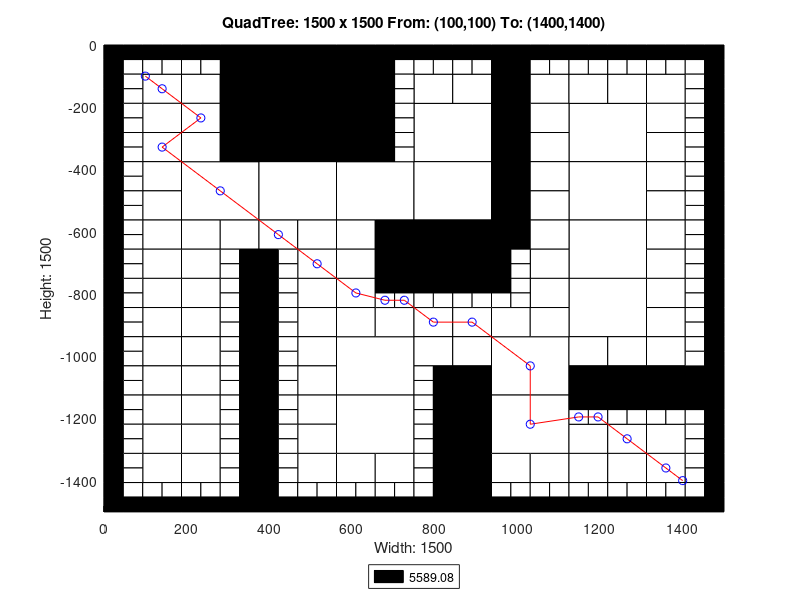

MATLAB code for this plot:
axis([0 1500 -1500 0]);
title('QuadTree: 1500 x 1500 From: (100,100) To: (1400,1400)');
xlabel('Width: 1500');
ylabel('Height: 1500');
rectangle('Position',[375 -187.5 187.5 187.5], 'FaceColor',[0 0 0]);
rectangle('Position',[375 -375 187.5 187.5], 'FaceColor',[0 0 0]);
rectangle('Position',[187.5 -562.5 187.5 187.5], 'FaceColor',[1 1 1]);
rectangle('Position',[375 -562.5 187.5 187.5], 'FaceColor',[1 1 1]);
rectangle('Position',[562.5 -562.5 187.5 187.5], 'FaceColor',[1 1 1]);
rectangle('Position',[750 -375 187.5 187.5], 'FaceColor',[1 1 1]);
rectangle('Position',[1125 -375 187.5 187.5], 'FaceColor',[1 1 1]);
rectangle('Position',[750 -562.5 187.5 187.5], 'FaceColor',[1 1 1]);
rectangle('Position',[750 -750 187.5 187.5], 'FaceColor',[0 0 0]);
rectangle('Position',[1125 -562.5 187.5 187.5], 'FaceColor',[1 1 1]);
rectangle('Position',[1125 -750 187.5 187.5], 'FaceColor',[1 1 1]);
rectangle('Position',[562.5 -1125 187.5 187.5], 'FaceColor',[1 1 1]);
rectangle('Position',[562.5 -1312.5 187.5 187.5], 'FaceColor',[1 1 1]);
rectangle('Position',[937.5 -1125 187.5 187.5], 'FaceColor',[1 1 1]);
rectangle('Position',[1125 -937.5 187.5 187.5], 'FaceColor',[1 1 1]);
rectangle('Position',[937.5 -1312.5 187.5 187.5], 'FaceColor',[1 1 1]);
rectangle('Position',[93.75 -187.5 93.75 93.75], 'FaceColor',[1 1 1]);
rectangle('Position',[281.25 -93.75 93.75 93.75], 'FaceColor',[0 0 0]);
rectangle('Position',[187.5 -187.5 93.75 93.75], 'FaceColor',[1 1 1]);
rectangle('Position',[281.25 -187.5 93.75 93.75], 'FaceColor',[0 0 0]);
rectangle('Position',[93.75 -281.25 93.75 93.75], 'FaceColor',[1 1 1]);
rectangle('Position',[93.75 -375 93.75 93.75], 'FaceColor',[1 1 1]);
rectangle('Position',[187.5 -281.25 93.75 93.75], 'FaceColor',[1 1 1]);
rectangle('Position',[281.25 -281.25 93.75 93.75], 'FaceColor',[0 0 0]);
rectangle('Position',[187.5 -375 93.75 93.75], 'FaceColor',[1 1 1]);
rectangle('Position',[281.25 -375 93.75 93.75], 'FaceColor',[0 0 0]);
rectangle('Position',[562.5 -93.75 93.75 93.75], 'FaceColor',[0 0 0]);
rectangle('Position',[562.5 -187.5 93.75 93.75], 'FaceColor',[0 0 0]);
rectangle('Position',[562.5 -281.25 93.75 93.75], 'FaceColor',[0 0 0]);
rectangle('Position',[562.5 -375 93.75 93.75], 'FaceColor',[0 0 0]);
rectangle('Position',[93.75 -468.75 93.75 93.75], 'FaceColor',[1 1 1]);
rectangle('Position',[93.75 -562.5 93.75 93.75], 'FaceColor',[1 1 1]);
rectangle('Position',[93.75 -656.25 93.75 93.75], 'FaceColor',[1 1 1]);
rectangle('Position',[93.75 -750 93.75 93.75], 'FaceColor',[1 1 1]);
rectangle('Position',[187.5 -656.25 93.75 93.75], 'FaceColor',[1 1 1]);
rectangle('Position',[281.25 -656.25 93.75 93.75], 'FaceColor',[1 1 1]);
rectangle('Position',[187.5 -750 93.75 93.75], 'FaceColor',[1 1 1]);
rectangle('Position',[375 -656.25 93.75 93.75], 'FaceColor',[1 1 1]);
rectangle('Position',[468.75 -656.25 93.75 93.75], 'FaceColor',[1 1 1]);
rectangle('Position',[468.75 -750 93.75 93.75], 'FaceColor',[1 1 1]);
rectangle('Position',[562.5 -656.25 93.75 93.75], 'FaceColor',[1 1 1]);
rectangle('Position',[656.25 -656.25 93.75 93.75], 'FaceColor',[0 0 0]);
rectangle('Position',[562.5 -750 93.75 93.75], 'FaceColor',[1 1 1]);
rectangle('Position',[656.25 -750 93.75 93.75], 'FaceColor',[0 0 0]);
rectangle('Position',[750 -187.5 93.75 93.75], 'FaceColor',[1 1 1]);
rectangle('Position',[843.75 -187.5 93.75 93.75], 'FaceColor',[1 1 1]);
rectangle('Position',[937.5 -93.75 93.75 93.75], 'FaceColor',[0 0 0]);
rectangle('Position',[937.5 -187.5 93.75 93.75], 'FaceColor',[0 0 0]);
rectangle('Position',[1031.25 -187.5 93.75 93.75], 'FaceColor',[1 1 1]);
rectangle('Position',[937.5 -281.25 93.75 93.75], 'FaceColor',[0 0 0]);
rectangle('Position',[1031.25 -281.25 93.75 93.75], 'FaceColor',[1 1 1]);
rectangle('Position',[937.5 -375 93.75 93.75], 'FaceColor',[0 0 0]);
rectangle('Position',[1031.25 -375 93.75 93.75], 'FaceColor',[1 1 1]);
rectangle('Position',[1125 -187.5 93.75 93.75], 'FaceColor',[1 1 1]);
rectangle('Position',[1218.75 -187.5 93.75 93.75], 'FaceColor',[1 1 1]);
rectangle('Position',[1312.5 -187.5 93.75 93.75], 'FaceColor',[1 1 1]);
rectangle('Position',[1312.5 -281.25 93.75 93.75], 'FaceColor',[1 1 1]);
rectangle('Position',[1312.5 -375 93.75 93.75], 'FaceColor',[1 1 1]);
rectangle('Position',[937.5 -468.75 93.75 93.75], 'FaceColor',[0 0 0]);
rectangle('Position',[1031.25 -468.75 93.75 93.75], 'FaceColor',[1 1 1]);
rectangle('Position',[937.5 -562.5 93.75 93.75], 'FaceColor',[0 0 0]);
rectangle('Position',[1031.25 -562.5 93.75 93.75], 'FaceColor',[1 1 1]);
rectangle('Position',[937.5 -656.25 93.75 93.75], 'FaceColor',[0 0 0]);
rectangle('Position',[1031.25 -656.25 93.75 93.75], 'FaceColor',[1 1 1]);
rectangle('Position',[1031.25 -750 93.75 93.75], 'FaceColor',[1 1 1]);
rectangle('Position',[1312.5 -468.75 93.75 93.75], 'FaceColor',[1 1 1]);
rectangle('Position',[1312.5 -562.5 93.75 93.75], 'FaceColor',[1 1 1]);
rectangle('Position',[1312.5 -656.25 93.75 93.75], 'FaceColor',[1 1 1]);
rectangle('Position',[1312.5 -750 93.75 93.75], 'FaceColor',[1 1 1]);
rectangle('Position',[93.75 -843.75 93.75 93.75], 'FaceColor',[1 1 1]);
rectangle('Position',[93.75 -937.5 93.75 93.75], 'FaceColor',[1 1 1]);
rectangle('Position',[187.5 -843.75 93.75 93.75], 'FaceColor',[1 1 1]);
rectangle('Position',[187.5 -937.5 93.75 93.75], 'FaceColor',[1 1 1]);
rectangle('Position',[93.75 -1031.25 93.75 93.75], 'FaceColor',[1 1 1]);
rectangle('Position',[93.75 -1125 93.75 93.75], 'FaceColor',[1 1 1]);
rectangle('Position',[187.5 -1031.25 93.75 93.75], 'FaceColor',[1 1 1]);
rectangle('Position',[187.5 -1125 93.75 93.75], 'FaceColor',[1 1 1]);
rectangle('Position',[468.75 -843.75 93.75 93.75], 'FaceColor',[1 1 1]);
rectangle('Position',[468.75 -937.5 93.75 93.75], 'FaceColor',[1 1 1]);
rectangle('Position',[562.5 -843.75 93.75 93.75], 'FaceColor',[1 1 1]);
rectangle('Position',[562.5 -937.5 93.75 93.75], 'FaceColor',[1 1 1]);
rectangle('Position',[656.25 -937.5 93.75 93.75], 'FaceColor',[1 1 1]);
rectangle('Position',[468.75 -1031.25 93.75 93.75], 'FaceColor',[1 1 1]);
rectangle('Position',[468.75 -1125 93.75 93.75], 'FaceColor',[1 1 1]);
rectangle('Position',[93.75 -1218.75 93.75 93.75], 'FaceColor',[1 1 1]);
rectangle('Position',[93.75 -1312.5 93.75 93.75], 'FaceColor',[1 1 1]);
rectangle('Position',[187.5 -1218.75 93.75 93.75], 'FaceColor',[1 1 1]);
rectangle('Position',[187.5 -1312.5 93.75 93.75], 'FaceColor',[1 1 1]);
rectangle('Position',[93.75 -1406.25 93.75 93.75], 'FaceColor',[1 1 1]);
rectangle('Position',[187.5 -1406.25 93.75 93.75], 'FaceColor',[1 1 1]);
rectangle('Position',[468.75 -1218.75 93.75 93.75], 'FaceColor',[1 1 1]);
rectangle('Position',[468.75 -1312.5 93.75 93.75], 'FaceColor',[1 1 1]);
rectangle('Position',[468.75 -1406.25 93.75 93.75], 'FaceColor',[1 1 1]);
rectangle('Position',[562.5 -1406.25 93.75 93.75], 'FaceColor',[1 1 1]);
rectangle('Position',[656.25 -1406.25 93.75 93.75], 'FaceColor',[1 1 1]);
rectangle('Position',[750 -937.5 93.75 93.75], 'FaceColor',[1 1 1]);
rectangle('Position',[843.75 -937.5 93.75 93.75], 'FaceColor',[1 1 1]);
rectangle('Position',[1031.25 -843.75 93.75 93.75], 'FaceColor',[1 1 1]);
rectangle('Position',[937.5 -937.5 93.75 93.75], 'FaceColor',[1 1 1]);
rectangle('Position',[1031.25 -937.5 93.75 93.75], 'FaceColor',[1 1 1]);
rectangle('Position',[750 -1031.25 93.75 93.75], 'FaceColor',[1 1 1]);
rectangle('Position',[843.75 -1031.25 93.75 93.75], 'FaceColor',[1 1 1]);
rectangle('Position',[843.75 -1125 93.75 93.75], 'FaceColor',[0 0 0]);
rectangle('Position',[1312.5 -843.75 93.75 93.75], 'FaceColor',[1 1 1]);
rectangle('Position',[1312.5 -937.5 93.75 93.75], 'FaceColor',[1 1 1]);
rectangle('Position',[1125 -1031.25 93.75 93.75], 'FaceColor',[1 1 1]);
rectangle('Position',[1218.75 -1031.25 93.75 93.75], 'FaceColor',[1 1 1]);
rectangle('Position',[1125 -1125 93.75 93.75], 'FaceColor',[0 0 0]);
rectangle('Position',[1218.75 -1125 93.75 93.75], 'FaceColor',[0 0 0]);
rectangle('Position',[1312.5 -1031.25 93.75 93.75], 'FaceColor',[1 1 1]);
rectangle('Position',[1312.5 -1125 93.75 93.75], 'FaceColor',[0 0 0]);
rectangle('Position',[1406.25 -1125 93.75 93.75], 'FaceColor',[0 0 0]);
rectangle('Position',[843.75 -1218.75 93.75 93.75], 'FaceColor',[0 0 0]);
rectangle('Position',[843.75 -1312.5 93.75 93.75], 'FaceColor',[0 0 0]);
rectangle('Position',[843.75 -1406.25 93.75 93.75], 'FaceColor',[0 0 0]);
rectangle('Position',[843.75 -1500 93.75 93.75], 'FaceColor',[0 0 0]);
rectangle('Position',[937.5 -1406.25 93.75 93.75], 'FaceColor',[1 1 1]);
rectangle('Position',[1031.25 -1406.25 93.75 93.75], 'FaceColor',[1 1 1]);
rectangle('Position',[1125 -1312.5 93.75 93.75], 'FaceColor',[1 1 1]);
rectangle('Position',[1218.75 -1312.5 93.75 93.75], 'FaceColor',[1 1 1]);
rectangle('Position',[1312.5 -1312.5 93.75 93.75], 'FaceColor',[1 1 1]);
rectangle('Position',[1125 -1406.25 93.75 93.75], 'FaceColor',[1 1 1]);
rectangle('Position',[1218.75 -1406.25 93.75 93.75], 'FaceColor',[1 1 1]);
rectangle('Position',[1312.5 -1406.25 93.75 93.75], 'FaceColor',[1 1 1]);
rectangle('Position',[0 -46.875 46.875 46.875], 'FaceColor',[0 0 0]);
rectangle('Position',[46.875 -46.875 46.875 46.875], 'FaceColor',[0 0 0]);
rectangle('Position',[0 -93.75 46.875 46.875], 'FaceColor',[0 0 0]);
rectangle('Position',[46.875 -93.75 46.875 46.875], 'FaceColor',[1 1 1]);
rectangle('Position',[93.75 -46.875 46.875 46.875], 'FaceColor',[0 0 0]);
rectangle('Position',[140.625 -46.875 46.875 46.875], 'FaceColor',[0 0 0]);
rectangle('Position',[93.75 -93.75 46.875 46.875], 'FaceColor',[1 1 1]);
rectangle('Position',[140.625 -93.75 46.875 46.875], 'FaceColor',[1 1 1]);
rectangle('Position',[0 -140.625 46.875 46.875], 'FaceColor',[0 0 0]);
rectangle('Position',[46.875 -140.625 46.875 46.875], 'FaceColor',[1 1 1]);
rectangle('Position',[0 -187.5 46.875 46.875], 'FaceColor',[0 0 0]);
rectangle('Position',[46.875 -187.5 46.875 46.875], 'FaceColor',[1 1 1]);
rectangle('Position',[187.5 -46.875 46.875 46.875], 'FaceColor',[0 0 0]);
rectangle('Position',[234.375 -46.875 46.875 46.875], 'FaceColor',[0 0 0]);
rectangle('Position',[187.5 -93.75 46.875 46.875], 'FaceColor',[1 1 1]);
rectangle('Position',[234.375 -93.75 46.875 46.875], 'FaceColor',[1 1 1]);
rectangle('Position',[0 -234.375 46.875 46.875], 'FaceColor',[0 0 0]);
rectangle('Position',[46.875 -234.375 46.875 46.875], 'FaceColor',[1 1 1]);
rectangle('Position',[0 -281.25 46.875 46.875], 'FaceColor',[0 0 0]);
rectangle('Position',[46.875 -281.25 46.875 46.875], 'FaceColor',[1 1 1]);
rectangle('Position',[0 -328.125 46.875 46.875], 'FaceColor',[0 0 0]);
rectangle('Position',[46.875 -328.125 46.875 46.875], 'FaceColor',[1 1 1]);
rectangle('Position',[0 -375 46.875 46.875], 'FaceColor',[0 0 0]);
rectangle('Position',[46.875 -375 46.875 46.875], 'FaceColor',[1 1 1]);
rectangle('Position',[656.25 -46.875 46.875 46.875], 'FaceColor',[0 0 0]);
rectangle('Position',[703.125 -46.875 46.875 46.875], 'FaceColor',[0 0 0]);
rectangle('Position',[656.25 -93.75 46.875 46.875], 'FaceColor',[0 0 0]);
rectangle('Position',[703.125 -93.75 46.875 46.875], 'FaceColor',[1 1 1]);
rectangle('Position',[656.25 -140.625 46.875 46.875], 'FaceColor',[0 0 0]);
rectangle('Position',[703.125 -140.625 46.875 46.875], 'FaceColor',[1 1 1]);
rectangle('Position',[656.25 -187.5 46.875 46.875], 'FaceColor',[0 0 0]);
rectangle('Position',[703.125 -187.5 46.875 46.875], 'FaceColor',[1 1 1]);
rectangle('Position',[656.25 -234.375 46.875 46.875], 'FaceColor',[0 0 0]);
rectangle('Position',[703.125 -234.375 46.875 46.875], 'FaceColor',[1 1 1]);
rectangle('Position',[656.25 -281.25 46.875 46.875], 'FaceColor',[0 0 0]);
rectangle('Position',[703.125 -281.25 46.875 46.875], 'FaceColor',[1 1 1]);
rectangle('Position',[656.25 -328.125 46.875 46.875], 'FaceColor',[0 0 0]);
rectangle('Position',[703.125 -328.125 46.875 46.875], 'FaceColor',[1 1 1]);
rectangle('Position',[656.25 -375 46.875 46.875], 'FaceColor',[0 0 0]);
rectangle('Position',[703.125 -375 46.875 46.875], 'FaceColor',[1 1 1]);
rectangle('Position',[0 -421.875 46.875 46.875], 'FaceColor',[0 0 0]);
rectangle('Position',[46.875 -421.875 46.875 46.875], 'FaceColor',[1 1 1]);
rectangle('Position',[0 -468.75 46.875 46.875], 'FaceColor',[0 0 0]);
rectangle('Position',[46.875 -468.75 46.875 46.875], 'FaceColor',[1 1 1]);
rectangle('Position',[0 -515.625 46.875 46.875], 'FaceColor',[0 0 0]);
rectangle('Position',[46.875 -515.625 46.875 46.875], 'FaceColor',[1 1 1]);
rectangle('Position',[0 -562.5 46.875 46.875], 'FaceColor',[0 0 0]);
rectangle('Position',[46.875 -562.5 46.875 46.875], 'FaceColor',[1 1 1]);
rectangle('Position',[0 -609.375 46.875 46.875], 'FaceColor',[0 0 0]);
rectangle('Position',[46.875 -609.375 46.875 46.875], 'FaceColor',[1 1 1]);
rectangle('Position',[0 -656.25 46.875 46.875], 'FaceColor',[0 0 0]);
rectangle('Position',[46.875 -656.25 46.875 46.875], 'FaceColor',[1 1 1]);
rectangle('Position',[0 -703.125 46.875 46.875], 'FaceColor',[0 0 0]);
rectangle('Position',[46.875 -703.125 46.875 46.875], 'FaceColor',[1 1 1]);
rectangle('Position',[0 -750 46.875 46.875], 'FaceColor',[0 0 0]);
rectangle('Position',[46.875 -750 46.875 46.875], 'FaceColor',[1 1 1]);
rectangle('Position',[281.25 -703.125 46.875 46.875], 'FaceColor',[1 1 1]);
rectangle('Position',[328.125 -703.125 46.875 46.875], 'FaceColor',[0 0 0]);
rectangle('Position',[281.25 -750 46.875 46.875], 'FaceColor',[1 1 1]);
rectangle('Position',[328.125 -750 46.875 46.875], 'FaceColor',[0 0 0]);
rectangle('Position',[375 -703.125 46.875 46.875], 'FaceColor',[0 0 0]);
rectangle('Position',[421.875 -703.125 46.875 46.875], 'FaceColor',[1 1 1]);
rectangle('Position',[375 -750 46.875 46.875], 'FaceColor',[0 0 0]);
rectangle('Position',[421.875 -750 46.875 46.875], 'FaceColor',[1 1 1]);
rectangle('Position',[750 -46.875 46.875 46.875], 'FaceColor',[0 0 0]);
rectangle('Position',[796.875 -46.875 46.875 46.875], 'FaceColor',[0 0 0]);
rectangle('Position',[750 -93.75 46.875 46.875], 'FaceColor',[1 1 1]);
rectangle('Position',[796.875 -93.75 46.875 46.875], 'FaceColor',[1 1 1]);
rectangle('Position',[843.75 -46.875 46.875 46.875], 'FaceColor',[0 0 0]);
rectangle('Position',[890.625 -46.875 46.875 46.875], 'FaceColor',[0 0 0]);
rectangle('Position',[843.75 -93.75 46.875 46.875], 'FaceColor',[1 1 1]);
rectangle('Position',[890.625 -93.75 46.875 46.875], 'FaceColor',[1 1 1]);
rectangle('Position',[1031.25 -46.875 46.875 46.875], 'FaceColor',[0 0 0]);
rectangle('Position',[1078.12 -46.875 46.875 46.875], 'FaceColor',[0 0 0]);
rectangle('Position',[1031.25 -93.75 46.875 46.875], 'FaceColor',[1 1 1]);
rectangle('Position',[1078.12 -93.75 46.875 46.875], 'FaceColor',[1 1 1]);
rectangle('Position',[1125 -46.875 46.875 46.875], 'FaceColor',[0 0 0]);
rectangle('Position',[1171.88 -46.875 46.875 46.875], 'FaceColor',[0 0 0]);
rectangle('Position',[1125 -93.75 46.875 46.875], 'FaceColor',[1 1 1]);
rectangle('Position',[1171.88 -93.75 46.875 46.875], 'FaceColor',[1 1 1]);
rectangle('Position',[1218.75 -46.875 46.875 46.875], 'FaceColor',[0 0 0]);
rectangle('Position',[1265.62 -46.875 46.875 46.875], 'FaceColor',[0 0 0]);
rectangle('Position',[1218.75 -93.75 46.875 46.875], 'FaceColor',[1 1 1]);
rectangle('Position',[1265.62 -93.75 46.875 46.875], 'FaceColor',[1 1 1]);
rectangle('Position',[1312.5 -46.875 46.875 46.875], 'FaceColor',[0 0 0]);
rectangle('Position',[1359.38 -46.875 46.875 46.875], 'FaceColor',[0 0 0]);
rectangle('Position',[1312.5 -93.75 46.875 46.875], 'FaceColor',[1 1 1]);
rectangle('Position',[1359.38 -93.75 46.875 46.875], 'FaceColor',[1 1 1]);
rectangle('Position',[1406.25 -46.875 46.875 46.875], 'FaceColor',[0 0 0]);
rectangle('Position',[1453.12 -46.875 46.875 46.875], 'FaceColor',[0 0 0]);
rectangle('Position',[1406.25 -93.75 46.875 46.875], 'FaceColor',[1 1 1]);
rectangle('Position',[1453.12 -93.75 46.875 46.875], 'FaceColor',[0 0 0]);
rectangle('Position',[1406.25 -140.625 46.875 46.875], 'FaceColor',[1 1 1]);
rectangle('Position',[1453.12 -140.625 46.875 46.875], 'FaceColor',[0 0 0]);
rectangle('Position',[1406.25 -187.5 46.875 46.875], 'FaceColor',[1 1 1]);
rectangle('Position',[1453.12 -187.5 46.875 46.875], 'FaceColor',[0 0 0]);
rectangle('Position',[1406.25 -234.375 46.875 46.875], 'FaceColor',[1 1 1]);
rectangle('Position',[1453.12 -234.375 46.875 46.875], 'FaceColor',[0 0 0]);
rectangle('Position',[1406.25 -281.25 46.875 46.875], 'FaceColor',[1 1 1]);
rectangle('Position',[1453.12 -281.25 46.875 46.875], 'FaceColor',[0 0 0]);
rectangle('Position',[1406.25 -328.125 46.875 46.875], 'FaceColor',[1 1 1]);
rectangle('Position',[1453.12 -328.125 46.875 46.875], 'FaceColor',[0 0 0]);
rectangle('Position',[1406.25 -375 46.875 46.875], 'FaceColor',[1 1 1]);
rectangle('Position',[1453.12 -375 46.875 46.875], 'FaceColor',[0 0 0]);
rectangle('Position',[937.5 -703.125 46.875 46.875], 'FaceColor',[0 0 0]);
rectangle('Position',[984.375 -703.125 46.875 46.875], 'FaceColor',[1 1 1]);
rectangle('Position',[937.5 -750 46.875 46.875], 'FaceColor',[0 0 0]);
rectangle('Position',[984.375 -750 46.875 46.875], 'FaceColor',[1 1 1]);
rectangle('Position',[1406.25 -421.875 46.875 46.875], 'FaceColor',[1 1 1]);
rectangle('Position',[1453.12 -421.875 46.875 46.875], 'FaceColor',[0 0 0]);
rectangle('Position',[1406.25 -468.75 46.875 46.875], 'FaceColor',[1 1 1]);
rectangle('Position',[1453.12 -468.75 46.875 46.875], 'FaceColor',[0 0 0]);
rectangle('Position',[1406.25 -515.625 46.875 46.875], 'FaceColor',[1 1 1]);
rectangle('Position',[1453.12 -515.625 46.875 46.875], 'FaceColor',[0 0 0]);
rectangle('Position',[1406.25 -562.5 46.875 46.875], 'FaceColor',[1 1 1]);
rectangle('Position',[1453.12 -562.5 46.875 46.875], 'FaceColor',[0 0 0]);
rectangle('Position',[1406.25 -609.375 46.875 46.875], 'FaceColor',[1 1 1]);
rectangle('Position',[1453.12 -609.375 46.875 46.875], 'FaceColor',[0 0 0]);
rectangle('Position',[1406.25 -656.25 46.875 46.875], 'FaceColor',[1 1 1]);
rectangle('Position',[1453.12 -656.25 46.875 46.875], 'FaceColor',[0 0 0]);
rectangle('Position',[1406.25 -703.125 46.875 46.875], 'FaceColor',[1 1 1]);
rectangle('Position',[1453.12 -703.125 46.875 46.875], 'FaceColor',[0 0 0]);
rectangle('Position',[1406.25 -750 46.875 46.875], 'FaceColor',[1 1 1]);
rectangle('Position',[1453.12 -750 46.875 46.875], 'FaceColor',[0 0 0]);
rectangle('Position',[0 -796.875 46.875 46.875], 'FaceColor',[0 0 0]);
rectangle('Position',[46.875 -796.875 46.875 46.875], 'FaceColor',[1 1 1]);
rectangle('Position',[0 -843.75 46.875 46.875], 'FaceColor',[0 0 0]);
rectangle('Position',[46.875 -843.75 46.875 46.875], 'FaceColor',[1 1 1]);
rectangle('Position',[0 -890.625 46.875 46.875], 'FaceColor',[0 0 0]);
rectangle('Position',[46.875 -890.625 46.875 46.875], 'FaceColor',[1 1 1]);
rectangle('Position',[0 -937.5 46.875 46.875], 'FaceColor',[0 0 0]);
rectangle('Position',[46.875 -937.5 46.875 46.875], 'FaceColor',[1 1 1]);
rectangle('Position',[281.25 -796.875 46.875 46.875], 'FaceColor',[1 1 1]);
rectangle('Position',[328.125 -796.875 46.875 46.875], 'FaceColor',[0 0 0]);
rectangle('Position',[281.25 -843.75 46.875 46.875], 'FaceColor',[1 1 1]);
rectangle('Position',[328.125 -843.75 46.875 46.875], 'FaceColor',[0 0 0]);
rectangle('Position',[281.25 -890.625 46.875 46.875], 'FaceColor',[1 1 1]);
rectangle('Position',[328.125 -890.625 46.875 46.875], 'FaceColor',[0 0 0]);
rectangle('Position',[281.25 -937.5 46.875 46.875], 'FaceColor',[1 1 1]);
rectangle('Position',[328.125 -937.5 46.875 46.875], 'FaceColor',[0 0 0]);
rectangle('Position',[0 -984.375 46.875 46.875], 'FaceColor',[0 0 0]);
rectangle('Position',[46.875 -984.375 46.875 46.875], 'FaceColor',[1 1 1]);
rectangle('Position',[0 -1031.25 46.875 46.875], 'FaceColor',[0 0 0]);
rectangle('Position',[46.875 -1031.25 46.875 46.875], 'FaceColor',[1 1 1]);
rectangle('Position',[0 -1078.12 46.875 46.875], 'FaceColor',[0 0 0]);
rectangle('Position',[46.875 -1078.12 46.875 46.875], 'FaceColor',[1 1 1]);
rectangle('Position',[0 -1125 46.875 46.875], 'FaceColor',[0 0 0]);
rectangle('Position',[46.875 -1125 46.875 46.875], 'FaceColor',[1 1 1]);
rectangle('Position',[281.25 -984.375 46.875 46.875], 'FaceColor',[1 1 1]);
rectangle('Position',[328.125 -984.375 46.875 46.875], 'FaceColor',[0 0 0]);
rectangle('Position',[281.25 -1031.25 46.875 46.875], 'FaceColor',[1 1 1]);
rectangle('Position',[328.125 -1031.25 46.875 46.875], 'FaceColor',[0 0 0]);
rectangle('Position',[281.25 -1078.12 46.875 46.875], 'FaceColor',[1 1 1]);
rectangle('Position',[328.125 -1078.12 46.875 46.875], 'FaceColor',[0 0 0]);
rectangle('Position',[281.25 -1125 46.875 46.875], 'FaceColor',[1 1 1]);
rectangle('Position',[328.125 -1125 46.875 46.875], 'FaceColor',[0 0 0]);
rectangle('Position',[375 -796.875 46.875 46.875], 'FaceColor',[0 0 0]);
rectangle('Position',[421.875 -796.875 46.875 46.875], 'FaceColor',[1 1 1]);
rectangle('Position',[375 -843.75 46.875 46.875], 'FaceColor',[0 0 0]);
rectangle('Position',[421.875 -843.75 46.875 46.875], 'FaceColor',[1 1 1]);
rectangle('Position',[375 -890.625 46.875 46.875], 'FaceColor',[0 0 0]);
rectangle('Position',[421.875 -890.625 46.875 46.875], 'FaceColor',[1 1 1]);
rectangle('Position',[375 -937.5 46.875 46.875], 'FaceColor',[0 0 0]);
rectangle('Position',[421.875 -937.5 46.875 46.875], 'FaceColor',[1 1 1]);
rectangle('Position',[656.25 -796.875 46.875 46.875], 'FaceColor',[0 0 0]);
rectangle('Position',[703.125 -796.875 46.875 46.875], 'FaceColor',[0 0 0]);
rectangle('Position',[656.25 -843.75 46.875 46.875], 'FaceColor',[1 1 1]);
rectangle('Position',[703.125 -843.75 46.875 46.875], 'FaceColor',[1 1 1]);
rectangle('Position',[375 -984.375 46.875 46.875], 'FaceColor',[0 0 0]);
rectangle('Position',[421.875 -984.375 46.875 46.875], 'FaceColor',[1 1 1]);
rectangle('Position',[375 -1031.25 46.875 46.875], 'FaceColor',[0 0 0]);
rectangle('Position',[421.875 -1031.25 46.875 46.875], 'FaceColor',[1 1 1]);
rectangle('Position',[375 -1078.12 46.875 46.875], 'FaceColor',[0 0 0]);
rectangle('Position',[421.875 -1078.12 46.875 46.875], 'FaceColor',[1 1 1]);
rectangle('Position',[375 -1125 46.875 46.875], 'FaceColor',[0 0 0]);
rectangle('Position',[421.875 -1125 46.875 46.875], 'FaceColor',[1 1 1]);
rectangle('Position',[0 -1171.88 46.875 46.875], 'FaceColor',[0 0 0]);
rectangle('Position',[46.875 -1171.88 46.875 46.875], 'FaceColor',[1 1 1]);
rectangle('Position',[0 -1218.75 46.875 46.875], 'FaceColor',[0 0 0]);
rectangle('Position',[46.875 -1218.75 46.875 46.875], 'FaceColor',[1 1 1]);
rectangle('Position',[0 -1265.62 46.875 46.875], 'FaceColor',[0 0 0]);
rectangle('Position',[46.875 -1265.62 46.875 46.875], 'FaceColor',[1 1 1]);
rectangle('Position',[0 -1312.5 46.875 46.875], 'FaceColor',[0 0 0]);
rectangle('Position',[46.875 -1312.5 46.875 46.875], 'FaceColor',[1 1 1]);
rectangle('Position',[281.25 -1171.88 46.875 46.875], 'FaceColor',[1 1 1]);
rectangle('Position',[328.125 -1171.88 46.875 46.875], 'FaceColor',[0 0 0]);
rectangle('Position',[281.25 -1218.75 46.875 46.875], 'FaceColor',[1 1 1]);
rectangle('Position',[328.125 -1218.75 46.875 46.875], 'FaceColor',[0 0 0]);
rectangle('Position',[281.25 -1265.62 46.875 46.875], 'FaceColor',[1 1 1]);
rectangle('Position',[328.125 -1265.62 46.875 46.875], 'FaceColor',[0 0 0]);
rectangle('Position',[281.25 -1312.5 46.875 46.875], 'FaceColor',[1 1 1]);
rectangle('Position',[328.125 -1312.5 46.875 46.875], 'FaceColor',[0 0 0]);
rectangle('Position',[0 -1359.38 46.875 46.875], 'FaceColor',[0 0 0]);
rectangle('Position',[46.875 -1359.38 46.875 46.875], 'FaceColor',[1 1 1]);
rectangle('Position',[0 -1406.25 46.875 46.875], 'FaceColor',[0 0 0]);
rectangle('Position',[46.875 -1406.25 46.875 46.875], 'FaceColor',[1 1 1]);
rectangle('Position',[0 -1453.12 46.875 46.875], 'FaceColor',[0 0 0]);
rectangle('Position',[46.875 -1453.12 46.875 46.875], 'FaceColor',[1 1 1]);
rectangle('Position',[0 -1500 46.875 46.875], 'FaceColor',[0 0 0]);
rectangle('Position',[46.875 -1500 46.875 46.875], 'FaceColor',[0 0 0]);
rectangle('Position',[93.75 -1453.12 46.875 46.875], 'FaceColor',[1 1 1]);
rectangle('Position',[140.625 -1453.12 46.875 46.875], 'FaceColor',[1 1 1]);
rectangle('Position',[93.75 -1500 46.875 46.875], 'FaceColor',[0 0 0]);
rectangle('Position',[140.625 -1500 46.875 46.875], 'FaceColor',[0 0 0]);
rectangle('Position',[281.25 -1359.38 46.875 46.875], 'FaceColor',[1 1 1]);
rectangle('Position',[328.125 -1359.38 46.875 46.875], 'FaceColor',[0 0 0]);
rectangle('Position',[281.25 -1406.25 46.875 46.875], 'FaceColor',[1 1 1]);
rectangle('Position',[328.125 -1406.25 46.875 46.875], 'FaceColor',[0 0 0]);
rectangle('Position',[187.5 -1453.12 46.875 46.875], 'FaceColor',[1 1 1]);
rectangle('Position',[234.375 -1453.12 46.875 46.875], 'FaceColor',[1 1 1]);
rectangle('Position',[187.5 -1500 46.875 46.875], 'FaceColor',[0 0 0]);
rectangle('Position',[234.375 -1500 46.875 46.875], 'FaceColor',[0 0 0]);
rectangle('Position',[281.25 -1453.12 46.875 46.875], 'FaceColor',[1 1 1]);
rectangle('Position',[328.125 -1453.12 46.875 46.875], 'FaceColor',[0 0 0]);
rectangle('Position',[281.25 -1500 46.875 46.875], 'FaceColor',[0 0 0]);
rectangle('Position',[328.125 -1500 46.875 46.875], 'FaceColor',[0 0 0]);
rectangle('Position',[375 -1171.88 46.875 46.875], 'FaceColor',[0 0 0]);
rectangle('Position',[421.875 -1171.88 46.875 46.875], 'FaceColor',[1 1 1]);
rectangle('Position',[375 -1218.75 46.875 46.875], 'FaceColor',[0 0 0]);
rectangle('Position',[421.875 -1218.75 46.875 46.875], 'FaceColor',[1 1 1]);
rectangle('Position',[375 -1265.62 46.875 46.875], 'FaceColor',[0 0 0]);
rectangle('Position',[421.875 -1265.62 46.875 46.875], 'FaceColor',[1 1 1]);
rectangle('Position',[375 -1312.5 46.875 46.875], 'FaceColor',[0 0 0]);
rectangle('Position',[421.875 -1312.5 46.875 46.875], 'FaceColor',[1 1 1]);
rectangle('Position',[375 -1359.38 46.875 46.875], 'FaceColor',[0 0 0]);
rectangle('Position',[421.875 -1359.38 46.875 46.875], 'FaceColor',[1 1 1]);
rectangle('Position',[375 -1406.25 46.875 46.875], 'FaceColor',[0 0 0]);
rectangle('Position',[421.875 -1406.25 46.875 46.875], 'FaceColor',[1 1 1]);
rectangle('Position',[375 -1453.12 46.875 46.875], 'FaceColor',[0 0 0]);
rectangle('Position',[421.875 -1453.12 46.875 46.875], 'FaceColor',[1 1 1]);
rectangle('Position',[375 -1500 46.875 46.875], 'FaceColor',[0 0 0]);
rectangle('Position',[421.875 -1500 46.875 46.875], 'FaceColor',[0 0 0]);
rectangle('Position',[468.75 -1453.12 46.875 46.875], 'FaceColor',[1 1 1]);
rectangle('Position',[515.625 -1453.12 46.875 46.875], 'FaceColor',[1 1 1]);
rectangle('Position',[468.75 -1500 46.875 46.875], 'FaceColor',[0 0 0]);
rectangle('Position',[515.625 -1500 46.875 46.875], 'FaceColor',[0 0 0]);
rectangle('Position',[562.5 -1453.12 46.875 46.875], 'FaceColor',[1 1 1]);
rectangle('Position',[609.375 -1453.12 46.875 46.875], 'FaceColor',[1 1 1]);
rectangle('Position',[562.5 -1500 46.875 46.875], 'FaceColor',[0 0 0]);
rectangle('Position',[609.375 -1500 46.875 46.875], 'FaceColor',[0 0 0]);
rectangle('Position',[656.25 -1453.12 46.875 46.875], 'FaceColor',[1 1 1]);
rectangle('Position',[703.125 -1453.12 46.875 46.875], 'FaceColor',[1 1 1]);
rectangle('Position',[656.25 -1500 46.875 46.875], 'FaceColor',[0 0 0]);
rectangle('Position',[703.125 -1500 46.875 46.875], 'FaceColor',[0 0 0]);
rectangle('Position',[750 -796.875 46.875 46.875], 'FaceColor',[0 0 0]);
rectangle('Position',[796.875 -796.875 46.875 46.875], 'FaceColor',[0 0 0]);
rectangle('Position',[750 -843.75 46.875 46.875], 'FaceColor',[1 1 1]);
rectangle('Position',[796.875 -843.75 46.875 46.875], 'FaceColor',[1 1 1]);
rectangle('Position',[843.75 -796.875 46.875 46.875], 'FaceColor',[0 0 0]);
rectangle('Position',[890.625 -796.875 46.875 46.875], 'FaceColor',[0 0 0]);
rectangle('Position',[843.75 -843.75 46.875 46.875], 'FaceColor',[1 1 1]);
rectangle('Position',[890.625 -843.75 46.875 46.875], 'FaceColor',[1 1 1]);
rectangle('Position',[937.5 -796.875 46.875 46.875], 'FaceColor',[0 0 0]);
rectangle('Position',[984.375 -796.875 46.875 46.875], 'FaceColor',[1 1 1]);
rectangle('Position',[937.5 -843.75 46.875 46.875], 'FaceColor',[1 1 1]);
rectangle('Position',[984.375 -843.75 46.875 46.875], 'FaceColor',[1 1 1]);
rectangle('Position',[750 -1078.12 46.875 46.875], 'FaceColor',[1 1 1]);
rectangle('Position',[796.875 -1078.12 46.875 46.875], 'FaceColor',[0 0 0]);
rectangle('Position',[750 -1125 46.875 46.875], 'FaceColor',[1 1 1]);
rectangle('Position',[796.875 -1125 46.875 46.875], 'FaceColor',[0 0 0]);
rectangle('Position',[1406.25 -796.875 46.875 46.875], 'FaceColor',[1 1 1]);
rectangle('Position',[1453.12 -796.875 46.875 46.875], 'FaceColor',[0 0 0]);
rectangle('Position',[1406.25 -843.75 46.875 46.875], 'FaceColor',[1 1 1]);
rectangle('Position',[1453.12 -843.75 46.875 46.875], 'FaceColor',[0 0 0]);
rectangle('Position',[1406.25 -890.625 46.875 46.875], 'FaceColor',[1 1 1]);
rectangle('Position',[1453.12 -890.625 46.875 46.875], 'FaceColor',[0 0 0]);
rectangle('Position',[1406.25 -937.5 46.875 46.875], 'FaceColor',[1 1 1]);
rectangle('Position',[1453.12 -937.5 46.875 46.875], 'FaceColor',[0 0 0]);
rectangle('Position',[1406.25 -984.375 46.875 46.875], 'FaceColor',[1 1 1]);
rectangle('Position',[1453.12 -984.375 46.875 46.875], 'FaceColor',[0 0 0]);
rectangle('Position',[1406.25 -1031.25 46.875 46.875], 'FaceColor',[1 1 1]);
rectangle('Position',[1453.12 -1031.25 46.875 46.875], 'FaceColor',[0 0 0]);
rectangle('Position',[750 -1171.88 46.875 46.875], 'FaceColor',[1 1 1]);
rectangle('Position',[796.875 -1171.88 46.875 46.875], 'FaceColor',[0 0 0]);
rectangle('Position',[750 -1218.75 46.875 46.875], 'FaceColor',[1 1 1]);
rectangle('Position',[796.875 -1218.75 46.875 46.875], 'FaceColor',[0 0 0]);
rectangle('Position',[750 -1265.62 46.875 46.875], 'FaceColor',[1 1 1]);
rectangle('Position',[796.875 -1265.62 46.875 46.875], 'FaceColor',[0 0 0]);
rectangle('Position',[750 -1312.5 46.875 46.875], 'FaceColor',[1 1 1]);
rectangle('Position',[796.875 -1312.5 46.875 46.875], 'FaceColor',[0 0 0]);
rectangle('Position',[750 -1359.38 46.875 46.875], 'FaceColor',[1 1 1]);
rectangle('Position',[796.875 -1359.38 46.875 46.875], 'FaceColor',[0 0 0]);
rectangle('Position',[750 -1406.25 46.875 46.875], 'FaceColor',[1 1 1]);
rectangle('Position',[796.875 -1406.25 46.875 46.875], 'FaceColor',[0 0 0]);
rectangle('Position',[750 -1453.12 46.875 46.875], 'FaceColor',[1 1 1]);
rectangle('Position',[796.875 -1453.12 46.875 46.875], 'FaceColor',[0 0 0]);
rectangle('Position',[750 -1500 46.875 46.875], 'FaceColor',[0 0 0]);
rectangle('Position',[796.875 -1500 46.875 46.875], 'FaceColor',[0 0 0]);
rectangle('Position',[937.5 -1453.12 46.875 46.875], 'FaceColor',[1 1 1]);
rectangle('Position',[984.375 -1453.12 46.875 46.875], 'FaceColor',[1 1 1]);
rectangle('Position',[937.5 -1500 46.875 46.875], 'FaceColor',[0 0 0]);
rectangle('Position',[984.375 -1500 46.875 46.875], 'FaceColor',[0 0 0]);
rectangle('Position',[1031.25 -1453.12 46.875 46.875], 'FaceColor',[1 1 1]);
rectangle('Position',[1078.12 -1453.12 46.875 46.875], 'FaceColor',[1 1 1]);
rectangle('Position',[1031.25 -1500 46.875 46.875], 'FaceColor',[0 0 0]);
rectangle('Position',[1078.12 -1500 46.875 46.875], 'FaceColor',[0 0 0]);
rectangle('Position',[1125 -1171.88 46.875 46.875], 'FaceColor',[0 0 0]);
rectangle('Position',[1171.88 -1171.88 46.875 46.875], 'FaceColor',[0 0 0]);
rectangle('Position',[1125 -1218.75 46.875 46.875], 'FaceColor',[1 1 1]);
rectangle('Position',[1171.88 -1218.75 46.875 46.875], 'FaceColor',[1 1 1]);
rectangle('Position',[1218.75 -1171.88 46.875 46.875], 'FaceColor',[0 0 0]);
rectangle('Position',[1265.62 -1171.88 46.875 46.875], 'FaceColor',[0 0 0]);
rectangle('Position',[1218.75 -1218.75 46.875 46.875], 'FaceColor',[1 1 1]);
rectangle('Position',[1265.62 -1218.75 46.875 46.875], 'FaceColor',[1 1 1]);
rectangle('Position',[1312.5 -1171.88 46.875 46.875], 'FaceColor',[0 0 0]);
rectangle('Position',[1359.38 -1171.88 46.875 46.875], 'FaceColor',[0 0 0]);
rectangle('Position',[1312.5 -1218.75 46.875 46.875], 'FaceColor',[1 1 1]);
rectangle('Position',[1359.38 -1218.75 46.875 46.875], 'FaceColor',[1 1 1]);
rectangle('Position',[1406.25 -1171.88 46.875 46.875], 'FaceColor',[0 0 0]);
rectangle('Position',[1453.12 -1171.88 46.875 46.875], 'FaceColor',[0 0 0]);
rectangle('Position',[1406.25 -1218.75 46.875 46.875], 'FaceColor',[1 1 1]);
rectangle('Position',[1453.12 -1218.75 46.875 46.875], 'FaceColor',[0 0 0]);
rectangle('Position',[1406.25 -1265.62 46.875 46.875], 'FaceColor',[1 1 1]);
rectangle('Position',[1453.12 -1265.62 46.875 46.875], 'FaceColor',[0 0 0]);
rectangle('Position',[1406.25 -1312.5 46.875 46.875], 'FaceColor',[1 1 1]);
rectangle('Position',[1453.12 -1312.5 46.875 46.875], 'FaceColor',[0 0 0]);
rectangle('Position',[1125 -1453.12 46.875 46.875], 'FaceColor',[1 1 1]);
rectangle('Position',[1171.88 -1453.12 46.875 46.875], 'FaceColor',[1 1 1]);
rectangle('Position',[1125 -1500 46.875 46.875], 'FaceColor',[0 0 0]);
rectangle('Position',[1171.88 -1500 46.875 46.875], 'FaceColor',[0 0 0]);
rectangle('Position',[1218.75 -1453.12 46.875 46.875], 'FaceColor',[1 1 1]);
rectangle('Position',[1265.62 -1453.12 46.875 46.875], 'FaceColor',[1 1 1]);
rectangle('Position',[1218.75 -1500 46.875 46.875], 'FaceColor',[0 0 0]);
rectangle('Position',[1265.62 -1500 46.875 46.875], 'FaceColor',[0 0 0]);
rectangle('Position',[1406.25 -1359.38 46.875 46.875], 'FaceColor',[1 1 1]);
rectangle('Position',[1453.12 -1359.38 46.875 46.875], 'FaceColor',[0 0 0]);
rectangle('Position',[1406.25 -1406.25 46.875 46.875], 'FaceColor',[1 1 1]);
rectangle('Position',[1453.12 -1406.25 46.875 46.875], 'FaceColor',[0 0 0]);
rectangle('Position',[1312.5 -1453.12 46.875 46.875], 'FaceColor',[1 1 1]);
rectangle('Position',[1359.38 -1453.12 46.875 46.875], 'FaceColor',[1 1 1]);
rectangle('Position',[1312.5 -1500 46.875 46.875], 'FaceColor',[0 0 0]);
rectangle('Position',[1359.38 -1500 46.875 46.875], 'FaceColor',[0 0 0]);
rectangle('Position',[1406.25 -1453.12 46.875 46.875], 'FaceColor',[1 1 1]);
rectangle('Position',[1453.12 -1453.12 46.875 46.875], 'FaceColor',[0 0 0]);
rectangle('Position',[1406.25 -1500 46.875 46.875], 'FaceColor',[0 0 0]);
rectangle('Position',[1453.12 -1500 46.875 46.875], 'FaceColor',[0 0 0]);
X=[1400,1359.38,1265.62,1195.31,1148.44,1031.25,1031.25,890.625,796.875,726.562,679.688,609.375,515.625,421.875,281.25,140.625,234.375,140.625,100];
Y=[-1400,-1359.38,-1265.62,-1195.31,-1195.31,-1218.75,-1031.25,-890.625,-890.625,-820.312,-820.312,-796.875,-703.125,-609.375,-468.75,-328.125,-234.375,-140.625,-100];
hold on;
plot(X,Y,'r');
plot(X,Y,'bo');
legend('5589.08','Location','southoutside');
